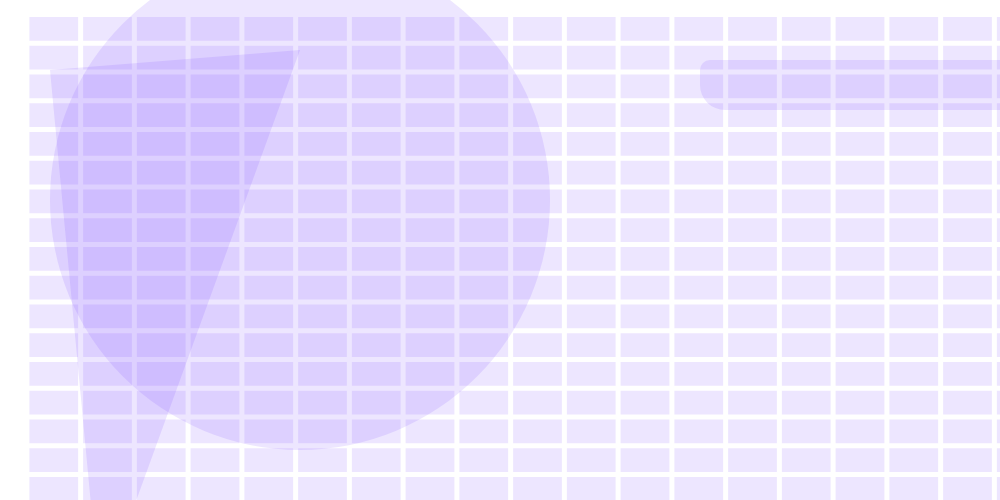
Frame 1 (no input)
Frame 60 (no input): identical to frame 1, image omitted
Frame 120 (the mouse pressed at the canvas centre since frame 60): identical to frame 1, image omitted

The p5.js sketch that drew this single still picture (run headless with seeded random() and noise() and a simulated clock; from frame 60 on, the mouse is pressed at the canvas centre):

// p5.js sketch
// ── sketch.js
 
let row = 20;    
let col = 20;    
let pad = 5;       
let sWidth, sHeight;  
let rgba = [100, 47, 500, 30]; 
let select= 0;
let size= 50; 

function setup() {
    createCanvas(1000,500);
    sWidth = (width/col)-(pad*(pad/col));
    sHeight = (height/row)-(pad*(pad/row));
    rectMode(20,60);
    noStroke(1);}

function draw(){
  background(1000); 
for(let i=0; i<row; i++){
    for(let ii=0; ii<col; ii++){
      let x = pad+(ii*sWidth)+(pad*ii)+(sWidth/2);
      let y = pad+(i*sHeight)+(pad*i)+(sHeight/2);
      fill(rgba); 
      rect(x, y, sWidth, sHeight); } }
    circle(300,200,500)   
    triangle(50,70,100,600,300,50)
    rect(700,60,800,50,10,200)}
